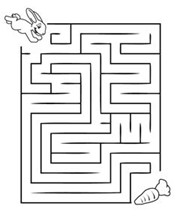
#> input picture example3.jpg, 177 x 221 px
$ python index.py
#> lines starting #> are read from the running program, lines starting #| are printed output that depends on the picture
import cv2
import numpy as np

# Reading the picture
img1 = cv2.imread('example3.jpg')
#> img1 is the input picture: shape (221, 177, 3); min 2, max 255, mean 231.3
img = cv2.imread('example3.jpg', cv2.IMREAD_GRAYSCALE)
#> img: shape (221, 177); min 2, max 255, mean 231.3
img = cv2.imread('example3.jpg', )

# Resizing the picture to an upper scale
width = 177*4
height = 221*4

interpolation_attribute =[
    ("area", cv2.INTER_AREA),
    ("nearest", cv2.INTER_NEAREST),
    ("linear", cv2.INTER_LINEAR),
    ("cubic", cv2.INTER_CUBIC),
    ("lanczos4", cv2.INTER_LANCZOS4)
]


#  Optimization of the picture before processing


# Display
col_of_im = np.vstack([img])
#print(col_of_im)

for name, method in interpolation_attribute:
    if name=="area":
        new_size = cv2.resize(col_of_im, (width, height), interpolation=method)
        cv2.imshow(f"{name}", new_size)
        cv2.waitKey(0)
#> this loop made 5 passes
#> pass 1, `new_size = cv2.resize(col_of_im, (width, height), interpolation=method)`:
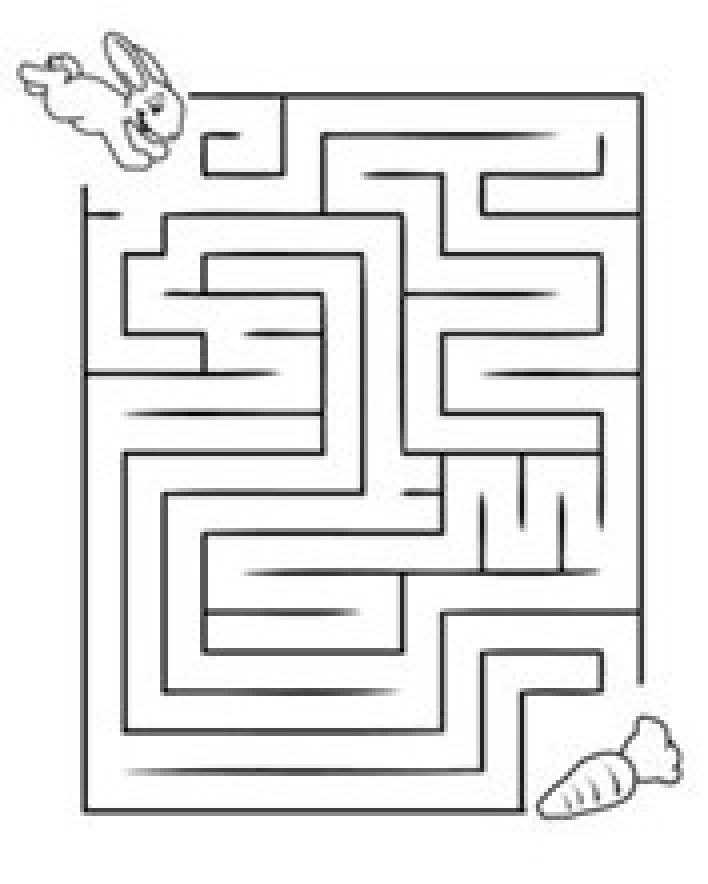
#> new_size: shape (884, 708, 3); min 2, max 255, mean 231.3


cv2.destroyAllWindows()
